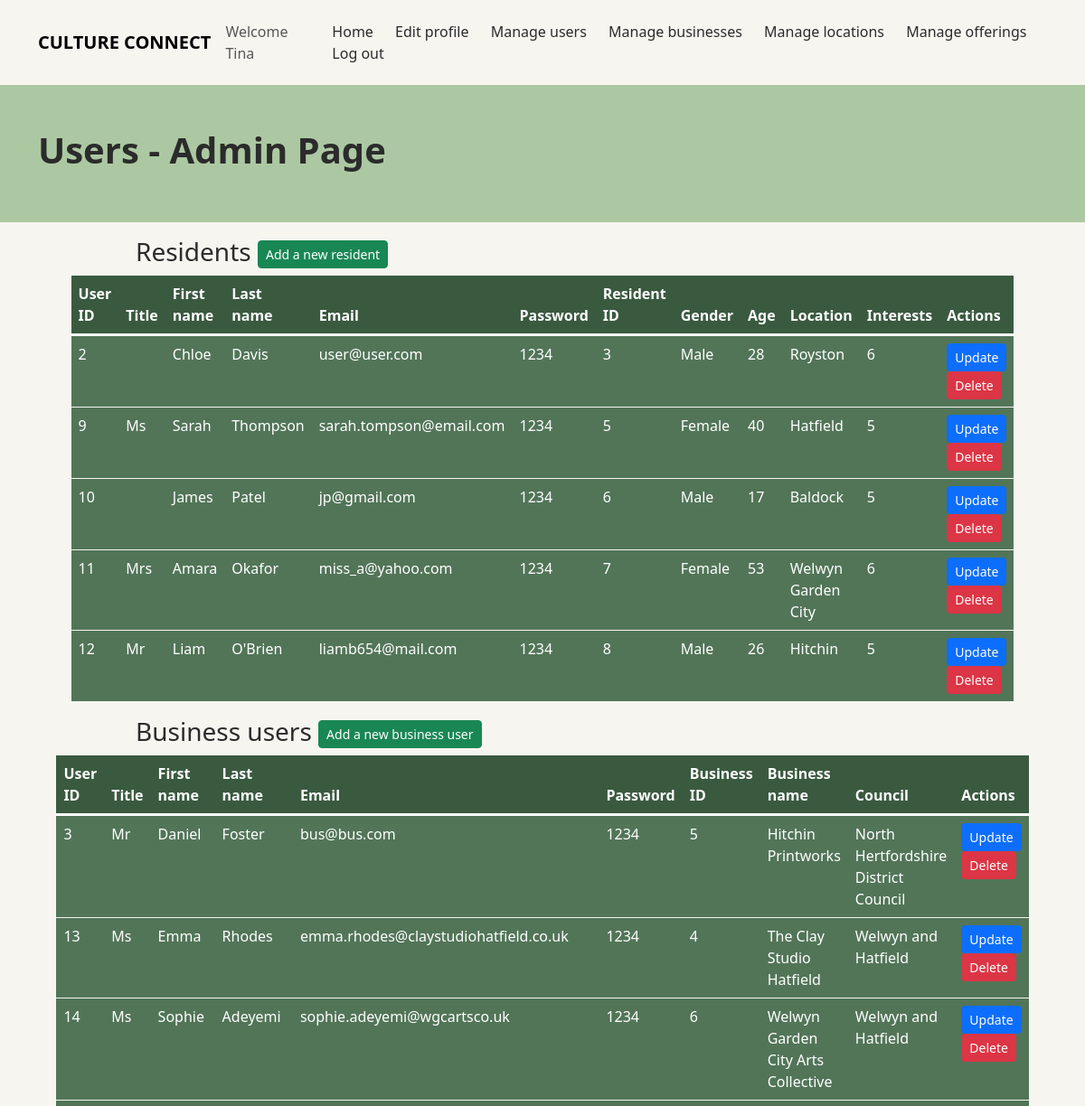
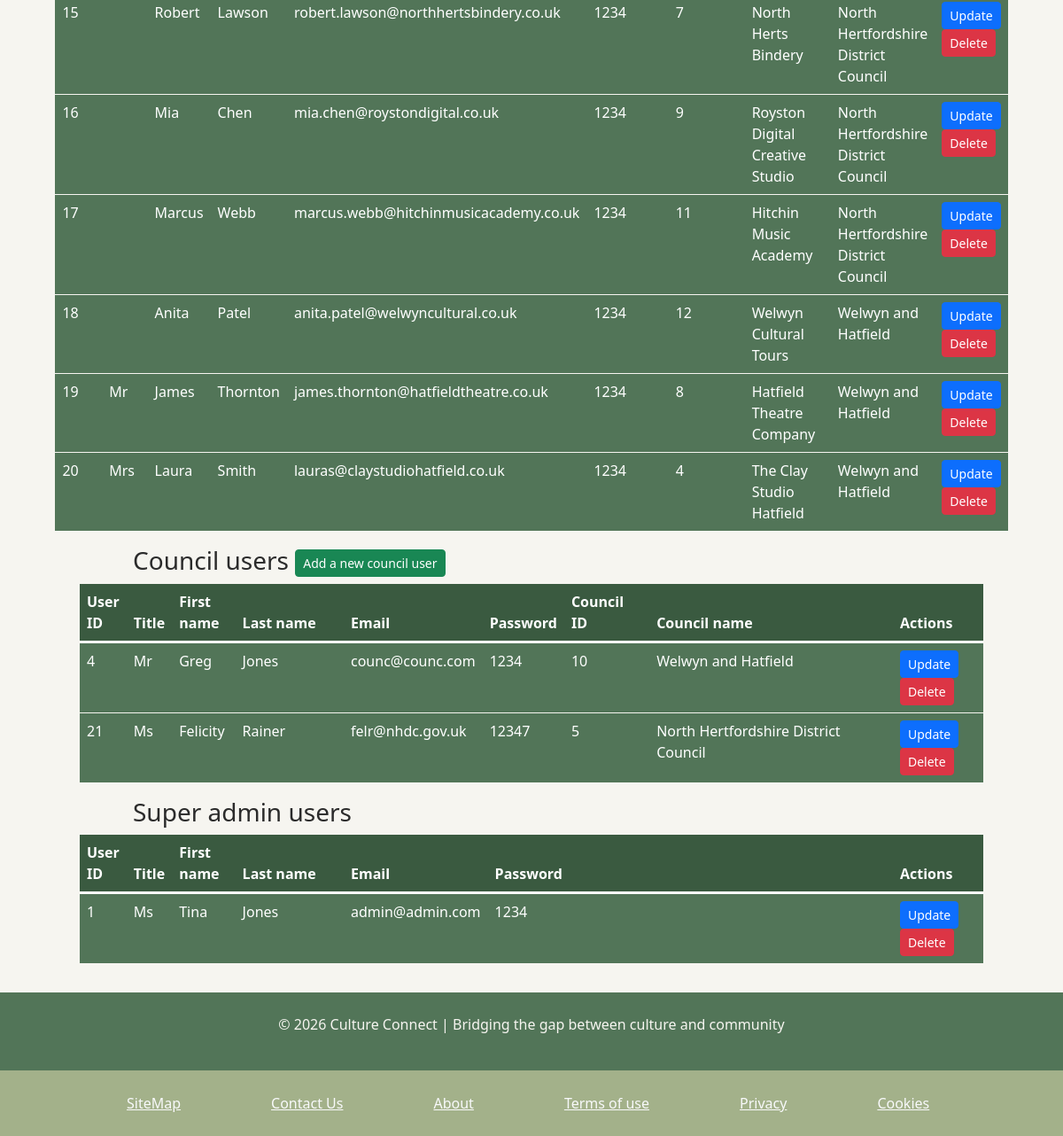
Page /CultureConnect/97ManageUsersAdmin.php (signed in) on the committed database (2 pictures, top to bottom).
### tables this page shows
CREATE TABLE `user` (
  `userIdPk` int(13) NOT NULL,
  `userFirstName` varchar(200) NOT NULL,
  `userLastName` varchar(200) NOT NULL,
  `userEmail` varchar(200) NOT NULL,
  `userPassword` varchar(200) NOT NULL,
  `userTitle` varchar(200) NOT NULL,
  `userRole` int(13) NOT NULL,
  `roleId` int(11) NOT NULL DEFAULT 0
);

CREATE TABLE `resident` (
  `residentIdPk` int(13) NOT NULL,
  `residentGender` varchar(20) NOT NULL,
  `residentBirthYear` int(4) NOT NULL,
  `locationIdPk` int(13) NOT NULL,
  `userIdPk` int(13) NOT NULL
);

CREATE TABLE `location` (
  `locationIdPk` int(13) NOT NULL,
  `locationName` varchar(200) NOT NULL,
  `councilIdPk` int(13) NOT NULL
);

CREATE TABLE `business` (
  `businessIdPk` int(13) NOT NULL,
  `businessName` varchar(200) NOT NULL,
  `businessDescription` varchar(200) DEFAULT NULL,
  `businessEmail` varchar(200) DEFAULT NULL,
  `businessPhone` varchar(13) DEFAULT NULL,
  `businessLink` varchar(200) DEFAULT NULL,
  `councilIdPk` int(13) NOT NULL
);

CREATE TABLE `council` (
  `councilIdPk` int(13) NOT NULL,
  `councilName` varchar(200) NOT NULL,
  `councilContact` varchar(200) DEFAULT NULL,
  `councilLink` varchar(200) DEFAULT NULL
);

### CultureConnect/97ManageUsersAdmin.php (the view, shortened to what this page needs)
<!DOCTYPE html>
<html lang="en">
<head>
    <link href="https://cdn.jsdelivr.net/npm/bootstrap@5.3.8/dist/css/bootstrap.min.css" rel="stylesheet"
>
    <link href="css/style.css" rel="stylesheet">
</head>
<body>
    <div id="header"><?php include('templates/template_navbar.php'); ?></div>
    <section class="text-left py-5" style="background-color:#ACC8A2;">
        <h1>
            <div class="container"> Users - Admin Page
        </h1>
    </section>
    <section class="text-left py-3">
        <h3 style="margin-left: 150px;">Residents    <a class="btn btn-success btn-sm" type="submit" href="02RegisterUser.php?register_as=resident" name="addResident">Add a new resident</a></h3>
        <table class="table">
            <thead style="border-bottom-width: 3px; border-bottom-color: white;">
                <tr>
                <th width=5%>User ID</th>
                <th width=4%>Title</th>
                <th width=7%>First name</th>
                <th width=12%>Last name</th>
                <th width=10%>Email</th>
                <th width=7%>Password</th>
                <th>Resident ID</th>
                <th>Gender</th>
                <th>Age</th>
                <th>Location</th>
                <th>Interests</th>
                <th width=10%>Actions</th>
                </tr>
            </thead>
            <tbody style="color: white; background-color: #527558;">
                <?php
                include 'include/config.php';
                $sql = "SELECT u.*, r.*, l.*, COUNT(ri.residentInterestIdPk) AS interestCount
                        FROM ((user u
                        JOIN resident r ON u.userIdPk = r.userIdPk)
                        JOIN location l ON l.locationIdPk = r.locationIdPk)
                        LEFT JOIN residentInterests ri ON ri.residentIdPk = r.residentIdPk
                        GROUP BY u.userIdPk";
                $result = $connection->query($sql);
                while ($row = $result->fetch_assoc()) {
                    echo
                    "<tr>
                        <td>" . $row["userIdPk"] . "</td>
                        <td>" . $row["userTitle"] . "</td>
                        <td>" . $row["userFirstName"] . "</td>
                        <td>" . $row["userLastName"] . "</td>
                        <td>" . $row["userEmail"] . "</td>
                        <td>" . $row["userPassword"] . "</td>
                        <td>" . $row["residentIdPk"] . "</td>
                        <td>" . $row["residentGender"] . "</td>
                        <td>" . date("Y") - $row["residentBirthYear"] . "</td>
                        <td>" . $row["locationName"] . "</td>
                        <td>" . $row["interestCount"] . "</td>
                        <td>
                            <a class='btn btn-primary btn-sm' href='02ManageUser.php?uId=$row[userIdPk]&rId=$row[residentIdPk]&role=1'>Update</a>
                            <a class='btn btn-danger btn-sm' href='include/deleteUser.php?uId=$row[userIdPk]&rId=$row[residentIdPk]&role=1'>Delete</a>
                        </td>
                    </tr>";
                }
                ?>
            </tbody>
        </table>
        <h3 style="margin-left: 150px;">Business users    <a class="btn btn-success btn-sm" type="submit" href="02RegisterUser.php?register_as=business" name="addBusinessUser">Add a new business user</a></h3>
        <table class="table">
            <thead style="border-bottom-width: 3px; border-bottom-color: white;">
                <tr>
                <th width=5%>User ID</th>
                <th width=4%>Title</th>
                <th width=7%>First name</th>
                <th width=12%>Last name</th>
                <th width=10%>Email</th>
                <th width=7%>Password</th>
                <th>Business ID</th>
                <th>Business name</th>
                <th>Council</th>
                <th width=10%>Actions</th>
                </tr>
            </thead>
            <tbody style="color: white; background-color: #527558;">
                <?php
                $sql = "SELECT u.*, b.*, c.*
                        FROM ((user u
                        JOIN business b ON u.roleId = b.businessIdPk)
                        JOIN council c ON c.councilIdPk = b.councilIdPk)
                        WHERE userRole=2";
                $result = $connection->query($sql);
                while ($row = $result->fetch_assoc()) {
                    echo
                    "<tr>
                        <td>" . $row["userIdPk"] . "</td>
                        <td>" . $row["userTitle"] . "</td>
                        <td>" . $row["userFirstName"] . "</td>
                        <td>" . $row["userLastName"] . "</td>
                        <td>" . $row["userEmail"] . "</td>
                        <td>" . $row["userPassword"] . "</td>
                        <td>" . $row["businessIdPk"] . "</td>
                        <td>" . $row["businessName"] . "</td>
                        <td>" . $row["councilName"] . "</td>
                        <td>
                            <a class='btn btn-primary btn-sm' href='02ManageUser.php?uId=$row[userIdPk]&rId=$row[businessIdPk]&role=2'>Update</a>
                            <a class='btn btn-danger btn-sm' href='include/deleteUser.php?uId=$row[userIdPk]&rId=$row[businessIdPk]&role=2'>Delete</a>
                        </td>
                    </tr>";
                }
                ?>
            </tbody>
        </table>
        <h3 style="margin-left: 150px;">Council users    <a class="btn btn-success btn-sm" type="submit" href="02RegisterUser.php?register_as=council" name="addCouncil">Add a new council user</a></h3>
        <table class="table">
            <thead style="border-bottom-width: 3px; border-bottom-color: white;">
                <tr>
                <th width=5%>User ID</th>
                <th width=4%>Title</th>
                <th width=7%>First name</th>
                <th width=12%>Last name</th>
                <th width=10%>Email</th>
                <th width=7%>Password</th>
                <th>Council ID</th>
                <th>Council name</th>
                <th width=10%>Actions</th>
                </tr>
            </thead>
            <tbody style="color: white; background-color: #527558;">
                <?php
                $sql = "SELECT u.*,  c.*
                        FROM user u JOIN council c ON c.councilIdPk = u.roleId
                        WHERE userRole=3";
                $result = $connection->query($sql);
                while ($row = $result->fetch_assoc()) {
                    echo
                    "<tr>
                        <td>" . $row["userIdPk"] . "</td>
                        <td>" . $row["userTitle"] . "</td>
                        <td>" . $row["userFirstName"] . "</td>
                        <td>" . $row["userLastName"] . "</td>
                        <td>" . $row["userEmail"] . "</td>
                        <td>" . $row["userPassword"] . "</td>
                        <td>" . $row["councilIdPk"] . "</td>
                        <td>" . $row["councilName"] . "</td>
                        <td>
                            <a class='btn btn-primary btn-sm' href='02ManageUser.php?uId=$row[userIdPk]&rId=$row[councilIdPk]&role=3'>Update</a>
                            <a class='btn btn-danger btn-sm' href='include/deleteUser.php?uId=$row[userIdPk]&rId=$row[councilIdPk]&role=3'>Delete</a>
                        </td>
                    </tr>";
                }
                ?>
            </tbody>
        </table>
        <h3 style="margin-left: 150px;">Super admin users</h3>
        <table class="table">
            <thead style="border-bottom-width: 3px; border-bottom-color: white;">
                <tr>
                <th width=5%>User ID</th>
                <th width=4%>Title</th>
                <th width=7%>First name</th>
                <th width=12%>Last name</th>
                <th width=10%>Email</th>
                <th >Password</th>
                <th width=10%>Actions</th>
                </tr>
            </thead>
            <tbody style="color: white; background-color: #527558;">
                <?php
                $sql = "SELECT *
                        FROM user u
                        WHERE userRole=4";
                $result = $connection->query($sql);
                while ($row = $result->fetch_assoc()) {
                    echo
                    "<tr>
                        <td>" . $row["userIdPk"] . "</td>
                        <td>" . $row["userTitle"] . "</td>
                        <td>" . $row["userFirstName"] . "</td>
                        <td>" . $row["userLastName"] . "</td>
                        <td>" . $row["userEmail"] . "</td>
                        <td>" . $row["userPassword"] . "</td>
                        <td>
                            <a class='btn btn-primary btn-sm' href='02ManageUser.php?uId=$row[userIdPk]&rId=$row[roleId]&role=4'>Update</a>
                            <a class='btn btn-danger btn-sm' href='include/deleteUser.php?uId=$row[userIdPk]&rId=$row[roleId]&role=4'>Delete</a>
                        </td>
                    </tr>";
                }
                ?>
            </tbody>
        </table>
    </section>
    <div id="footer"><?php include('templates/template_footer.php'); ?></div>
</body>
</html>

### CultureConnect/css/style.css (style rules this page uses)
:root { --primary: #3A5A40; --secondary: #ACC8A2; --light: #F6F5F0; --dark: #2B2B2B; }
body { background-color: var(--light); color: var(--dark); }
h1 { font-size: 2.5rem; font-weight: 700; }

### rows in the picture
user: resident.userIdPk "2", userFirstName "Chloe", userLastName "Davis", userEmail "user@user.com", userPassword "1234", resident.residentIdPk "3", resident.residentGender "Male", location.locationName "Royston", interestCount "6"
user: resident.userIdPk "9", userTitle "Ms", userFirstName "Sarah", userLastName "Thompson", userEmail "sarah.tompson@email.com", userPassword "1234", resident.residentIdPk "5", resident.residentGender "Female", location.locationName "Hatfield", interestCount "5"
user: resident.userIdPk "10", userFirstName "James", userLastName "Patel", userEmail "jp@gmail.com", userPassword "1234", resident.residentIdPk "6", resident.residentGender "Male", location.locationName "Baldock", interestCount "5"
user: resident.userIdPk "11", userTitle "Mrs", userFirstName "Amara", userLastName "Okafor", userEmail "miss_a@yahoo.com", userPassword "1234", resident.residentIdPk "7", resident.residentGender "Female", location.locationName "Welwyn Garden City", interestCount "6"
user: resident.userIdPk "12", userTitle "Mr", userFirstName "Liam", userLastName "O'Brien", userEmail "liamb654@mail.com", userPassword "1234", resident.residentIdPk "8", resident.residentGender "Male", location.locationName "Hitchin", interestCount "5"
user: userIdPk "3", userTitle "Mr", userFirstName "Daniel", userLastName "Foster", userEmail "bus@bus.com", userPassword "1234", business.businessIdPk "5", business.businessName "Hitchin Printworks", council.councilName "North Hertfordshire District Council"
user: userIdPk "13", userTitle "Ms", userFirstName "Emma", userLastName "Rhodes", userEmail "emma.rhodes@claystudiohatfield.co.uk", userPassword "1234", business.businessIdPk "4", business.businessName "The Clay Studio Hatfield", council.councilName "Welwyn and Hatfield"
user: userIdPk "14", userTitle "Ms", userFirstName "Sophie", userLastName "Adeyemi", userEmail "sophie.adeyemi@wgcartsco.uk", userPassword "1234", business.businessIdPk "6", business.businessName "Welwyn Garden City Arts Collective", council.councilName "Welwyn and Hatfield"
user: userIdPk "15", userFirstName "Robert", userLastName "Lawson", userEmail "robert.lawson@northhertsbindery.co.uk", userPassword "1234", business.businessIdPk "7", business.businessName "North Herts Bindery", council.councilName "North Hertfordshire District Council"
user: userIdPk "16", userFirstName "Mia", userLastName "Chen", userEmail "mia.chen@roystondigital.co.uk", userPassword "1234", business.businessIdPk "9", business.businessName "Royston Digital Creative Studio", council.councilName "North Hertfordshire District Council"
user: userIdPk "17", userFirstName "Marcus", userLastName "Webb", userEmail "marcus.webb@hitchinmusicacademy.co.uk", userPassword "1234", business.businessIdPk "11", business.businessName "Hitchin Music Academy", council.councilName "North Hertfordshire District Council"
user: userIdPk "18", userFirstName "Anita", userLastName "Patel", userEmail "anita.patel@welwyncultural.co.uk", userPassword "1234", business.businessIdPk "12", business.businessName "Welwyn Cultural Tours", council.councilName "Welwyn and Hatfield"
user: userIdPk "19", userTitle "Mr", userFirstName "James", userLastName "Thornton", userEmail "james.thornton@hatfieldtheatre.co.uk", userPassword "1234", business.businessIdPk "8", business.businessName "Hatfield Theatre Company", council.councilName "Welwyn and Hatfield"
user: userIdPk "20", userTitle "Mrs", userFirstName "Laura", userLastName "Smith", userEmail "lauras@claystudiohatfield.co.uk", userPassword "1234", business.businessIdPk "4", business.businessName "The Clay Studio Hatfield", council.councilName "Welwyn and Hatfield"
user: userIdPk "4", userTitle "Mr", userFirstName "Greg", userLastName "Jones", userEmail "counc@counc.com", userPassword "1234", council.councilIdPk "10", council.councilName "Welwyn and Hatfield"
user: userIdPk "21", userTitle "Ms", userFirstName "Felicity", userLastName "Rainer", userEmail "felr@nhdc.gov.uk", userPassword "12347", council.councilIdPk "5", council.councilName "North Hertfordshire District Council"
user: userIdPk "1", userTitle "Ms", userFirstName "Tina", userLastName "Jones", userEmail "admin@admin.com", userPassword "1234"

### other values in the picture
$_SESSION['name'] "Tina"
